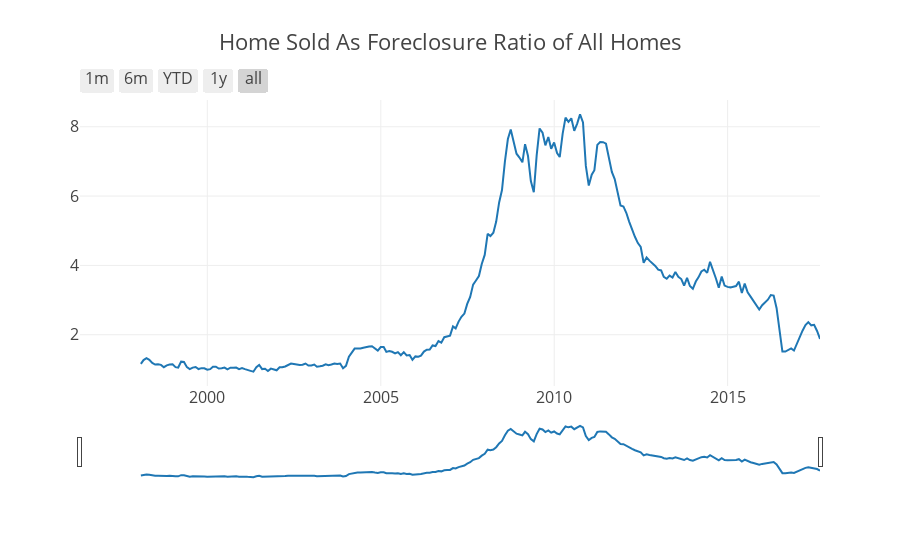

Notebook cell for this chart:
### Markdown cell above
* The Median days to sale or resale home in zillow website ' data for Maine, SouthDakota, Wyoming states are not available.
* The 'Day on zillow home' data is availble from Jan 2010 to July 2017.
* The median sale /resale of home in zillow is almost same in most of the states.
* The sale or resale of home in year end and year staring is more, as it gradually decrease to least in the middle of the year respective year.
* The sale of home is decrease year by year in zillow.

***
## Homes Sold As Foreclosures Ratio
* "The number of homes (per 10,000 homes) that were foreclosed upon in a given month. A foreclosure occurs when a homeowner loses their home to their lending institution or it is sold to a third party at an auction."

### Code cell
data = [go.Scatter(x = state_month['Date'], y = state_month['HomesSoldAsForeclosuresRatio_AllHomes'],name = 'Sold')]
#layout = {'title': 'Home Sold As Foreclosure Ratio of All Homes', 'font': dict(size=16)}
layout = dict(
    title='Home Sold As Foreclosure Ratio of All Homes',
    font= dict(size=16),
    xaxis=dict(
        rangeselector=dict(
            buttons=list([
                dict(count=1,
                     label='1m',
                     step='month',
                     stepmode='backward'),
                dict(count=6,
                     label='6m',
                     step='month',
                     stepmode='backward'),
                dict(count=1,
                    label='YTD',
                    step='year',
                    stepmode='todate'),
                dict(count=1,
                    label='1y',
                    step='year',
                    stepmode='backward'),
                dict(step='all')
            ])
        ),
        rangeslider=dict(),
        type='date'
    )
)
py.iplot({'data':data,'layout': layout})

### Figure 1 — Plotly figure (JSON) as saved in the notebook; plotly's stock layout.template omitted (floating-point values rounded to 4 significant figures; data arrays with more than 128 entries replaced by an {"elided": "..."} marker saying what was removed)
{"data": [{"name": "Sold", "type": "scatter", "x": {"elided": "257 str values"}, "y": {"elided": "257 float values"}}], "layout": {"font": {"size": 16}, "title": "Home Sold As Foreclosure Ratio of All Homes", "xaxis": {"rangeselector": {"buttons": [{"count": 1, "label": "1m", "step": "month", "stepmode": "backward"}, {"count": 6, "label": "6m", "step": "month", "stepmode": "backward"}, {"count": 1, "label": "YTD", "step": "year", "stepmode": "todate"}, {"count": 1, "label": "1y", "step": "year", "stepmode": "backward"}, {"step": "all"}]}, "rangeslider": {}, "type": "date"}}}
